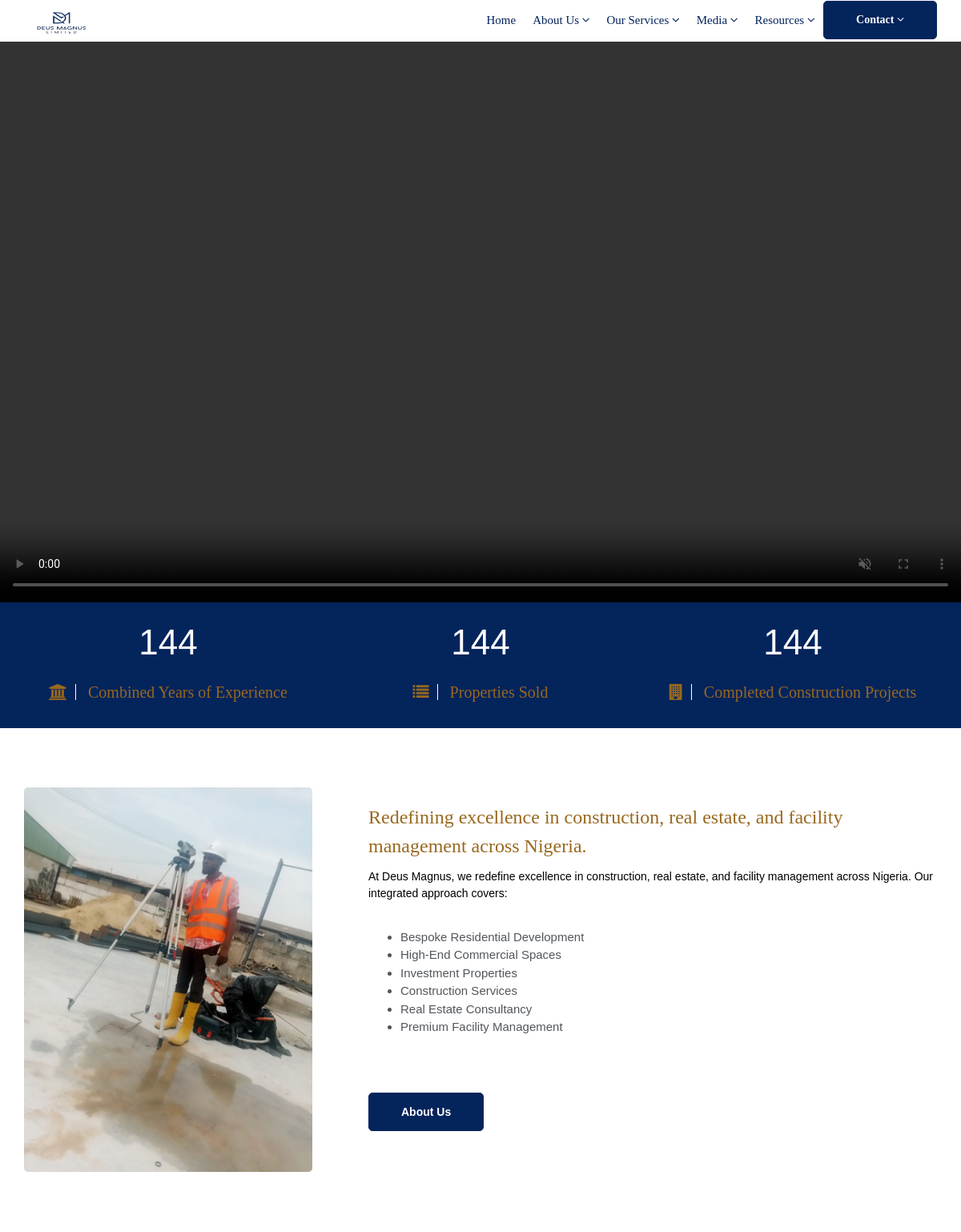
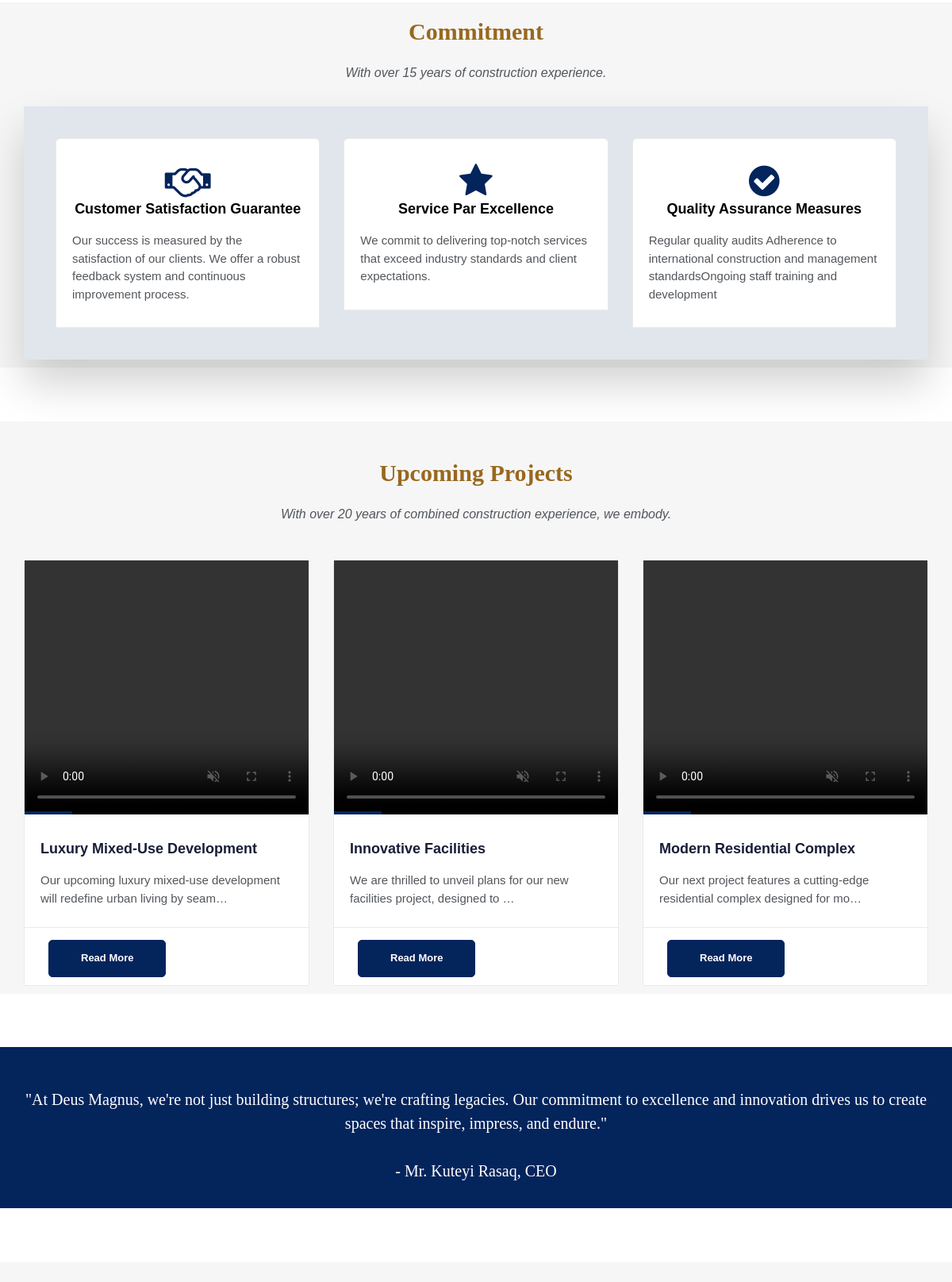
The page / (upper part) on the database its author committed (2 pictures, top to bottom).
### deus_magnus/models.py (models this page shows, shortened)
class Mainvideo(models.Model):
    deus_magnus_first_video = models.FileField(upload_to='main_videos/')

class BashPicture(models.Model):
    deus_magnus_bash_p = models.ImageField(upload_to='bash_p/')

class DeusMagnusMainPost(models.Model):
    deus_magnus_title = models.CharField(max_length=255, blank=True, null=True)
    deus_magnus_description = models.TextField()
    deus_magnus_slug = models.SlugField (max_length=255,blank=True, null=True)
    deus_manus_video = models.FileField(upload_to='videos/')
    deus_magnus_publish_date = models.DateTimeField (auto_now_add= True)
    deus_magnus_author = models.ForeignKey(User, on_delete=models.CASCADE)
    class Meta:
        ordering =['-deus_magnus_publish_date']

### deus_magnus/views.py (the view)
# urls.py: path('', HomeView.as_view(), name="home"),
class HomeView(ListView):
    model = DeusMagnusMainPost
    template_name = 'deus_magnus/home.html'
    def get_context_data(self, **kwargs):
        context = super().get_context_data(**kwargs)
        context['first_videos'] = Mainvideo.objects.all()
        context['bash_ps'] = BashPicture.objects.all()
        context['second_constructions'] = SecondDeusMagnusMainPicturePost.objects.all()
        context['last_constructions'] = LastDeusMagnusMainPicturePost.objects.all()
        return context

### templates/deus_magnus/home.html (shortened to what this page needs)
{% extends "base.html" %}
{% load static %}
{% block content%}
{% for first_video in first_videos %}
<video autoplay muted playsinline loop width="100%" height="400"controls id="myVideo">
    <source src="{{ first_video.deus_magnus_first_video.url }}" type="video/mp4">
    <source src="{{ first_video.deus_magnus_first_video.url }}" type="video/webm">
</video>
{% endfor %}
<center><section class="section db" >
    <div class="container">
        <div class="row">
            <div class="col-lg-4 col-md-4">
                <div class="stat-count">
                    <h4 class="stat-timer">15+</h4>
                    <h3 style="color: #98681e;font-family: Georgia;"><i class="fa fa-university"></i> Combined Years of Experience</h3>
                </div>
            </div>
            <div class="col-lg-4 col-md-4">
                <div class="stat-count">
                    <h4 class="stat-timer">10+</h4>
                    <h3 style="color: #98681e;font-family: Georgia;"><i class="fa fa-list"></i> Properties Sold</h3>
                </div>
            </div>
            <div class="col-lg-4 col-md-4">
                <div class="stat-count">
                    <h4 class="stat-timer">12+</h4>
                    <h3 style="color: #98681e;font-family: Georgia;"><i class="fa fa-building"></i> Completed Construction Projects</h3>
                </div>
            </div>
        </div>
    </div>
</section></center><br><br>
<section class="section">
    <div class="container">
        <div class="row">
            <div class="col-md-4">
                {% for bash_p in bash_ps %}
                <div class="custom-module">
                    <img style="margin-top: 1px; border-radius: 5px;"src="{{ bash_p.deus_magnus_bash_p.url }}" alt="" class="img-responsive wow slideInLeft">
                </div>
                {% endfor %}
            </div>
            <div class="col-md-8">
                <div class="custom-module p40l">
                    <h3 style="color: #98681e; font-family: Georgia;">Redefining excellence in construction, real estate, and facility management across Nigeria.</h3>
                    <h5>At Deus Magnus, we redefine excellence in construction, real estate, and facility management across Nigeria. Our integrated approach covers:</h5><br>
                    <div class="row">
                        <div class="col-lg-6 col-md-4 col-sm-4 col-xs-12 first">
                            <ul
                                <li>Bespoke Residential Development</li>
                                <li>High-End Commercial Spaces</li>
                                <li>Investment Properties</li>
                                <li>Construction Services</li>
                                <li>Real Estate Consultancy</li>
                                <li>Premium Facility Management</li>
                            </ul>
                        </div>
                    </div>
                    <div class="btn-wrapper">
                        <a href="{% url 'about' %}" class="btn btn-primary" style="border-radius:5px;">About us</a>
                    </div>
                </div>
            </div>
        </div>
    </div>
</section><br><br><br>
<section class="section gb nopadtop">
    <div class="container"><br>
        <div class="section-title text-center">
            <h3 style="color: #98681e;">Commitment</h3>
            <p>With over 15 years of construction experience.</p>
        </div><br><br>
        <div class="boxed boxedp3">
            <div class="row blog-grid">
                <div class="col-md-4">
                    <div class="course-box">
                        <div class="course-details">
                            <center><i class="fa fa-3x fa-handshake-o text-primary mb-4"></i></center>
                            <h4><center>Customer Satisfaction Guarantee</center></h4>
                            <p>Our success is measured by the satisfaction of our clients. We offer a robust
                                feedback system and continuous improvement process.</p>
                        </div>
                    </div>
                </div>
                <div class="col-md-4">
                    <div class="course-box">
                        <div class="course-details">
                            <center><i class="fa fa-3x fa-star text-primary mb-4"></i></center>
                            <h4><center>Service Par Excellence</center></h4>
                            <p>We commit to delivering top-notch services that exceed industry standards and client expectations.</p>
                        </div>
                    </div>
                </div>
                <div class="col-md-4">
                    <div class="course-box">
                        <div class="course-details">
                            <center><i class="fa fa-3x fa-check-circle text-primary mb-4"></i></center>
                            <h4><center>Quality Assurance Measures</center></h4>
                            <p> Regular quality audits Adherence to international
                                construction and management standardsOngoing staff training and development</p>
                        </div>
                    </div>
                </div>
            </div>
        </div>
    </div>
</section><br><br><br>
<section class="section gb">
    <div class="container"><br>
        <div class="section-title text-center">
            <h3 style="color: #98681e;">Upcoming Projects</h3>
            <p> With over 20 years of combined construction experience, we embody.</p>
        </div>
        <div class="row">
            {% for post in object_list %}
            <div class="col-lg-4 col-md-12">
                <div class="blog-box">
                    <a href="{% url 'detail' post.pk %}">
                    <div class="image-wrap entry">
                        <video autoplay muted playsinline loop width="100%" height="40%"  controls>
                            <source src="{{ post.deus_manus_video.url }}" type="video/mp4">
                        </video>
                    </div>
                    </a>
                    <div class="blog-desc">
                        <h4><a href="{% url 'detail' post.pk %}">{{post.deus_magnus_title}}</a></h4>
                        <p>{{post.deus_magnus_description|truncatechars:77}}</p>
                    </div>
                    <div class="post-meta">
                        <span>
                            <div class="btn-wrapper">
                                <a href="{% url 'detail' post.pk %}" class="btn btn-primary"style="border-radius: 5px;">Read More</a>
                            </div>
                         </span>
                    </div>
                </div>
            </div>
            {%endfor%}
        </div>
    </div>
</section><br><br><br>
<section class="section db p110">
    <div class="container"><br>
        <div class="row">
            <div class="col-md-12">
                <div class="tagline-message text-center">
                <h3>"At Deus Magnus, we're not just building structures; we're crafting legacies.
                    Our commitment to excellence and innovation drives us to create spaces that inspire, impress, and endure." <br><br>
                    - Mr. Kuteyi Rasaq, CEO</h3><br>
                </div>
            </div>
        </div>
    </div>
</section><br><br><br>
<section class="section gb">
</section><br><br>
<br><br>
<br><br><br>
<br>
        {% endblock %}

### static/css/style.css (style rules this page uses)
.text-primary { color: #04245c; }
body { background-color: #fff; line-height: 1.5; font-size: 15px; color: #52565b; font-family: "Heebo", sans-serif; position: static; font-weight: 400; }
#myVideo { object-fit: cover; width: 100%; height: 700px; }
body, p, li, a { font-family:'Nunito',sans-serif; }
.course-details h4 a, .readmore, .testimonial strong, h1, h2, h3, h4, h5, h6 { color: #000; }
h1, h2, h3, h4, h5, h6 { line-height: 1.5; font-family:sans-serif; }
.cop-logo img, a { color: #000; text-decoration: none !important; -webkit-transition: all ease 0.3s; -moz-transition: all ease 0.3s; transition: all ease 0.3s; }
.boxed { box-shadow: 0 30px 50px 0 rgba(1, 1, 1, 0.18); padding: 4rem 4rem 1rem; background-color: #e1e5ec; margin-top: -60px; }
.section { background-color: #ffffff; padding: 1rem 0; position: relative; display: block; padding-top: 28px; }
.section-title { margin-bottom: 45px; }
.text-widget h3, .section-title h3 { margin: 0 0 25px; padding: 0; line-height: 1; font-size: 30px; font-weight: 700; font-family:Georgia; }
.section-title p { max-width: 800px; margin: 0 auto; padding: 0; font-size: 16px; font-family: 'Droid Serif', sans-serif; font-style: italic; }
.section.gb { background-color: #f6f6f6; }
.section.db { background-color: #04245c; }
.nopadtop { padding-top: 0 !important; }
.course-box { border-radius: 6px 6px 0 0; background-color: #ffffff; border: 1px solid #eaeaea; }
.course-details { padding: 3rem 2rem; }
.course-details h4 { font-size: 18px; padding: 0 0 1.5rem; font-weight: 700; margin: 0; }
.course-details p { padding-bottom: 0; margin-bottom: 0; }
.entry { position: relative; }
.image-wrap:after { content: ""; width: 60px; height: 4px; position: absolute; bottom: 0; left: 0; background-color: #111; right: 0; }
.blog-box { background-color: #ffffff; border-radius: 6px 6px 0 0; border: 1px solid #eaeaea; }
.post-meta { padding: 15px 30px 10px; margin-top: -5px; border-top: 1px solid #eaeaea; line-height: 1; }
.post-meta a { font-size: 13px; color: #aaa; }
.blog-desc { padding: 3rem 2rem; display: block; position: relative; }
.blog-desc h4 a, .blog-desc h4 { font-size: 18px; font-weight: 700; padding: 0 0 15px; margin: 0; color: #181d38; font-family: "Nunito", sans-serif; }
.blog-desc p { padding: 0; margin: 0; }
.stat-count h3, .stat-count h4 { color: #ffffff; }
.stat-count h4 { font-size: 44px; line-height: 1; padding: 0; margin: 0; }
.stat-count h3 { padding: 30px 0 25px; margin: 0; line-height: 1; font-size: 20px; }
.stat-count h3 i { padding-right: 10px; border-right: 1px solid #fff; margin-right: 10px; }
.blog-grid .col-md-6, .blog-grid .col-md-4 { margin-bottom: 30px }
.tagline-message h3 { padding: 0; font-size: 20px; margin: 0; color: #ffffff; font-weight:200px; font-family:Georgia; }
.p40l { padding-left: 4rem; }
.btn { border-radius: 0; font-size: 14px; border: 1px solid #fff; font-weight: bold; color: #ffffff !important; padding: 13px 40px; text-transform: capitalize; }
.shop-desc small, .shop-meta a, .authorbox small, blockquote:before, blockquote:after, .blog-meta small a, .small-box i, .copyrights ul li:hover a, .footer .readmore, .breadcrumb>li a, .yamm h4, .yamm-content li:hover a, .yamm .hassubmenu li:hover a, .check li:before, .stat-count h3, .blog-desc h4:hover a, .post-meta li:after, .course-box small, .course-details h4:hover a, .course-footer i, a:hover, a:focus, .box i, .topbar .text-left i { color: #9e9485; }
.cb, .box .event-desc small, .pagination a, .pagination>.active>a, .pagination>.active>a:focus, .pagination>.active>a:hover, .pagination>.active>span, .pagination>.active>span:focus, .pagination>.active>span:hover, .tags-widget a, .owl-theme-01 .owl-nav [class*="owl-"]:hover, .yamm .dropdown-menu li:hover .menu-button, .yamm .dropdown-menu li .menu-button, mark, .bgcolor1, .image-wrap:before, .image-wrap:after, .btn-primary { border-color: #04245c; background-color: #04245c; box-shadow: inset 0 0 0 0 #98681e; -webkit-transition: all ease 0.5s; -moz-transition: all ease 0.5s; transition: all ease 0.5s; }

### rows shown on the page
BashPicture: deus_magnus_bash_p (picture)
DeusMagnusMainPost: deus_magnus_title "Luxury Mixed-Use Development", deus_magnus_description "Our upcoming luxury mixed-use development will redefine urban living by seam…"
DeusMagnusMainPost: deus_magnus_title "Innovative Facilities", deus_magnus_description "We are thrilled to unveil plans for our new facilities project, designed to …"
DeusMagnusMainPost: deus_magnus_title "Modern Residential Complex", deus_magnus_description "Our next project features a cutting-edge residential complex designed for mo…"
